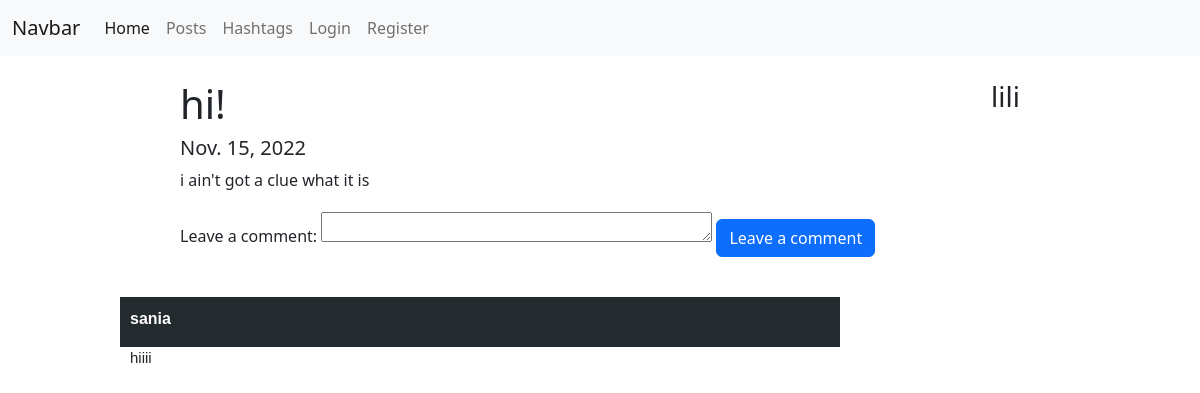
The app's page /posts/1/, older data.
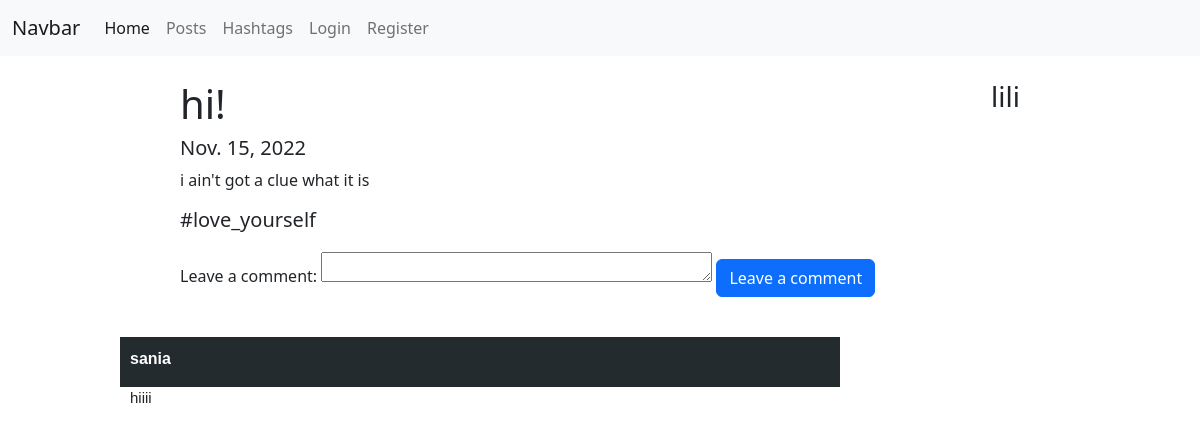
The same page, newer data.
### posts/models.py (models this page shows, shortened)
class Post(models.Model):
    author = models.ForeignKey(User, on_delete=models.CASCADE, null=True)
    title = models.CharField(max_length=255)
    image = models.ImageField()
    description = models.TextField()
    date = models.DateField()
    hashtag = models.ForeignKey(Hashtag, on_delete=models.CASCADE, null=True, related_name='posts')

class Hashtag(models.Model):
    title = models.CharField(max_length=255)
    meaning = models.TextField()

### posts/views.py (the view, shortened to what this page needs)
# urls.py: path('posts/<int:id>/', PostDetailView.as_view()),
class PostDetailView(ListView, CreateView):
    model = Comment
    template_name = 'posts/detail.html'
    form_class = CommentCreateForm
    queryset = Comment.objects.filter()
    def get(self, request, *args, **kwargs):
        post = Post.objects.get(id=kwargs['id'])
        context = {
            'post': post,
            'comments': self.model.objects.filter(post=kwargs['id']),
            'form': self.form_class,
            'user': get_user_from_request(self.request)
        }
        return render(request, self.template_name, context=context)

### users/utils.py (called while the page is built)
def get_user_from_request(request):
    return request.user if not request.user.is_anonymous else None

### templates/posts/detail.html (shortened to what this page needs)
{% extends 'layouts/main.html' %}
{% block content %}
    <div class="post">
        <div class="image">
        </div>
        <div>
            <div style="display:flex; justify-content: space-between">
                <h1>{{ post.title }}</h1>
                <h3>{{ post.author.username }}</h3>
            </div>
            <h5>{{ post.date }}</h5>
            <div>
                <p>{{ post.description }}</p>
            </div>
            <h5>{{ post.hashtag.title }}</h5>
        </div>
    </div>
    <div class="create-comment">
        <form action="/posts/{{ post.id }}/" method="post">
            {{ form }}
            <input type="submit" class="btn btn-primary" value="Leave a comment">
        </form>
    </div>
    <div class="comments">
        {% for comment in comments %}
            <div class="comment">
                <div class="author">
                    <p> {{ comment.author.username }}</p>
                </div>
                <div>
                    <p class="text">{{ comment.text }}</p>
                </div>
            </div>
        {% endfor %}
    </div>
{% endblock %}

Row changes from the older to the newer data that the page shows:
changed Post "hi!": hashtag (not shown) → "#love_yourself"
